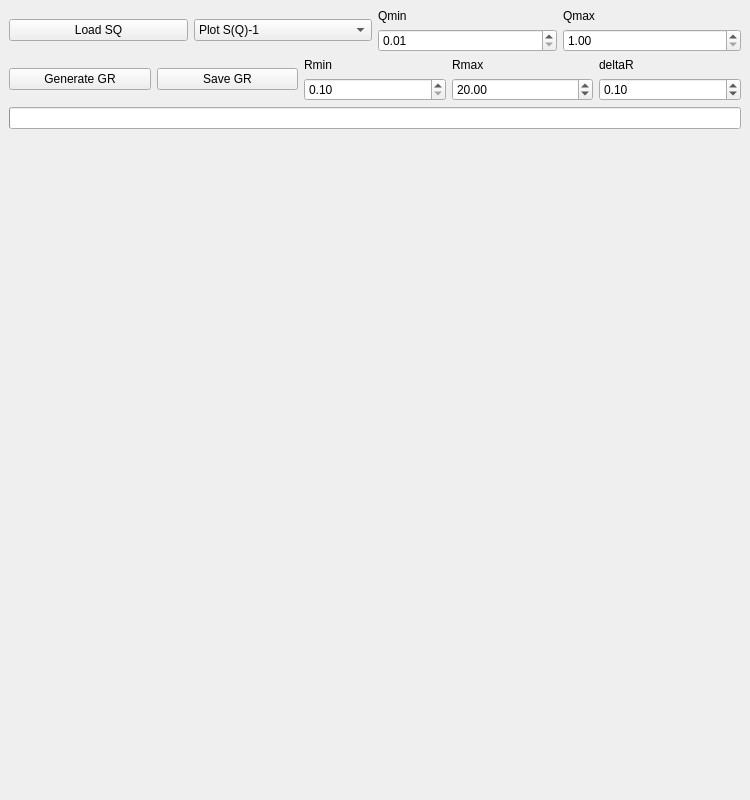
<?xml version="1.0" encoding="UTF-8"?>
<ui version="4.0">
 <class>MainWindow</class>
 <widget class="QMainWindow" name="MainWindow">
  <property name="geometry">
   <rect>
    <x>0</x>
    <y>0</y>
    <width>750</width>
    <height>800</height>
   </rect>
  </property>
  <property name="windowTitle">
   <string>FastGR</string>
  </property>
  <property name="windowIcon">
   <iconset>
    <normaloff>../../../../d5o/useful_scripts/bg/me2.png</normaloff>../../../../d5o/useful_scripts/bg/me2.png</iconset>
  </property>
  <widget class="QWidget" name="centralwidget">
   <property name="autoFillBackground">
    <bool>false</bool>
   </property>
   <layout class="QVBoxLayout" name="verticalLayout_6">
    <item>
     <layout class="QHBoxLayout" name="horizontalLayout">
      <item>
       <widget class="QPushButton" name="btnLoadSQ">
        <property name="text">
         <string>Load SQ</string>
        </property>
       </widget>
      </item>
      <item>
       <widget class="QComboBox" name="comboRecipType">
        <property name="currentIndex">
         <number>1</number>
        </property>
        <item>
         <property name="text">
          <string>Plot S(Q)</string>
         </property>
        </item>
        <item>
         <property name="text">
          <string>Plot S(Q)-1</string>
         </property>
        </item>
        <item>
         <property name="text">
          <string>Plot Q[S(Q)-1]</string>
         </property>
        </item>
       </widget>
      </item>
      <item>
       <layout class="QVBoxLayout" name="verticalLayout">
        <item>
         <widget class="QLabel" name="labelQmin">
          <property name="text">
           <string>Qmin</string>
          </property>
         </widget>
        </item>
        <item>
         <widget class="QDoubleSpinBox" name="doubleSpinBoxQmin">
          <property name="minimum">
           <double>0.010000000000000</double>
          </property>
          <property name="maximum">
           <double>10.000000000000000</double>
          </property>
          <property name="singleStep">
           <double>0.010000000000000</double>
          </property>
         </widget>
        </item>
       </layout>
      </item>
      <item>
       <layout class="QVBoxLayout" name="verticalLayout_2">
        <item>
         <widget class="QLabel" name="labelQmax">
          <property name="text">
           <string>Qmax</string>
          </property>
         </widget>
        </item>
        <item>
         <widget class="QDoubleSpinBox" name="doubleSpinBoxQmax">
          <property name="minimum">
           <double>1.000000000000000</double>
          </property>
          <property name="maximum">
           <double>50.000000000000000</double>
          </property>
          <property name="singleStep">
           <double>0.500000000000000</double>
          </property>
         </widget>
        </item>
       </layout>
      </item>
     </layout>
    </item>
    <item>
     <layout class="QHBoxLayout" name="horizontalLayout_2">
      <item>
       <widget class="QPushButton" name="btnGenerateGR">
        <property name="text">
         <string>Generate GR</string>
        </property>
       </widget>
      </item>
      <item>
       <widget class="QPushButton" name="btnSaveGR">
        <property name="text">
         <string>Save GR</string>
        </property>
       </widget>
      </item>
      <item>
       <layout class="QVBoxLayout" name="verticalLayout_3">
        <item>
         <widget class="QLabel" name="labelRmin">
          <property name="text">
           <string>Rmin</string>
          </property>
         </widget>
        </item>
        <item>
         <widget class="QDoubleSpinBox" name="doubleSpinBoxRmin">
          <property name="minimum">
           <double>0.100000000000000</double>
          </property>
          <property name="maximum">
           <double>4.000000000000000</double>
          </property>
          <property name="singleStep">
           <double>0.100000000000000</double>
          </property>
         </widget>
        </item>
       </layout>
      </item>
      <item>
       <layout class="QVBoxLayout" name="verticalLayout_4">
        <item>
         <widget class="QLabel" name="labelRmax">
          <property name="text">
           <string>Rmax</string>
          </property>
         </widget>
        </item>
        <item>
         <widget class="QDoubleSpinBox" name="doubleSpinBoxRmax">
          <property name="minimum">
           <double>5.000000000000000</double>
          </property>
          <property name="maximum">
           <double>100.000000000000000</double>
          </property>
          <property name="value">
           <double>20.000000000000000</double>
          </property>
         </widget>
        </item>
       </layout>
      </item>
      <item>
       <layout class="QVBoxLayout" name="verticalLayout_5">
        <item>
         <widget class="QLabel" name="labeldelR">
          <property name="text">
           <string>deltaR</string>
          </property>
         </widget>
        </item>
        <item>
         <widget class="QDoubleSpinBox" name="doubleSpinBoxDelR">
          <property name="minimum">
           <double>0.010000000000000</double>
          </property>
          <property name="maximum">
           <double>1.000000000000000</double>
          </property>
          <property name="singleStep">
           <double>0.010000000000000</double>
          </property>
          <property name="value">
           <double>0.100000000000000</double>
          </property>
         </widget>
        </item>
       </layout>
      </item>
     </layout>
    </item>
    <item>
     <widget class="QProgressBar" name="progressBar">
      <property name="value">
       <number>0</number>
      </property>
      <property name="textVisible">
       <bool>false</bool>
      </property>
     </widget>
    </item>
    <item>
     <widget class="MPLWidget" name="top_plot" native="true">
      <property name="sizePolicy">
       <sizepolicy hsizetype="Preferred" vsizetype="Expanding">
        <horstretch>0</horstretch>
        <verstretch>0</verstretch>
       </sizepolicy>
      </property>
     </widget>
    </item>
    <item>
     <widget class="MPLWidget" name="bottom_plot" native="true">
      <property name="sizePolicy">
       <sizepolicy hsizetype="Preferred" vsizetype="Expanding">
        <horstretch>0</horstretch>
        <verstretch>0</verstretch>
       </sizepolicy>
      </property>
     </widget>
    </item>
   </layout>
  </widget>
 </widget>
 <customwidgets>
  <customwidget>
   <class>MPLWidget</class>
   <extends>QWidget</extends>
   <header location="global">mplwidget.h</header>
   <container>1</container>
  </customwidget>
 </customwidgets>
 <resources>
  <include location="../icons/icons.qrc"/>
 </resources>
 <connections/>
</ui>
